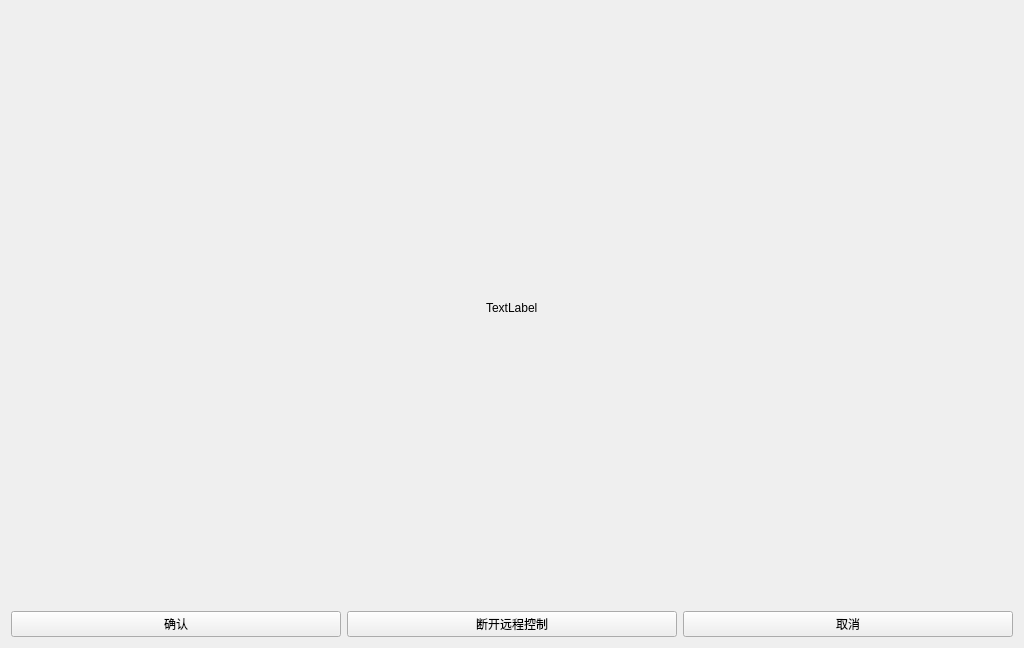
<?xml version="1.0" encoding="UTF-8"?>
<ui version="4.0">
 <class>RemoteControlWidget</class>
 <widget class="QWidget" name="RemoteControlWidget">
  <property name="geometry">
   <rect>
    <x>0</x>
    <y>0</y>
    <width>1024</width>
    <height>648</height>
   </rect>
  </property>
  <property name="windowTitle">
   <string notr="true">Form</string>
  </property>
  <layout class="QVBoxLayout" name="verticalLayout">
   <item alignment="Qt::AlignHCenter">
    <widget class="QLabel" name="label">
     <property name="text">
      <string>TextLabel</string>
     </property>
    </widget>
   </item>
   <item>
    <layout class="QHBoxLayout" name="horizontalLayout">
     <item>
      <widget class="QPushButton" name="pushButton_2">
       <property name="text">
        <string>确认</string>
       </property>
      </widget>
     </item>
     <item>
      <widget class="QPushButton" name="pushButton">
       <property name="text">
        <string>断开远程控制</string>
       </property>
      </widget>
     </item>
     <item>
      <widget class="QPushButton" name="pushButton_3">
       <property name="text">
        <string>取消</string>
       </property>
      </widget>
     </item>
    </layout>
   </item>
  </layout>
 </widget>
 <resources/>
 <connections/>
</ui>
